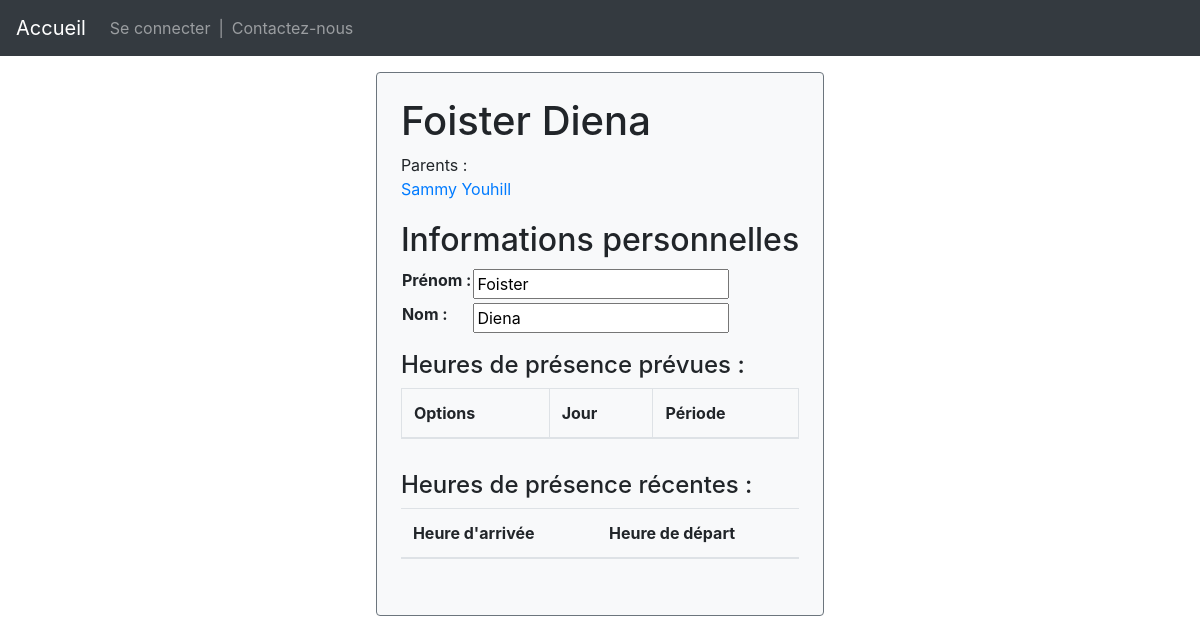
The page /enfant/6/ on the database its author committed.
### garderie/models.py (models this page shows, shortened)
class Child(models.Model):
	parent=models.ForeignKey(Parent, on_delete=models.DO_NOTHING, related_name='child_set')
	first_name=models.CharField(max_length=100, verbose_name="Prénom")
	last_name=models.CharField(max_length=100, verbose_name="Nom")
	second_parent=models.ForeignKey(Parent, on_delete=models.DO_NOTHING, related_name='child_set2', null=True)
	def __str__(self):
		return self.first_name+" "+self.last_name
	def get_full_name(self):
		return str(self)
	def recent_schedules(self):
		return self.schedule_set.filter(arrival__gte=datetime.today()-timedelta(days=30))

class Parent(models.Model):
	uid=models.OneToOneField(User, primary_key=True, on_delete=models.CASCADE)
	phone=PhoneNumberField(max_length=20, null=True, verbose_name="Téléphone")
	def __str__(self):
		return str(self.uid.get_full_name())
	def get_full_name(self):
		return str(self)

class User(AbstractBaseUser, PermissionsMixin):
	email = models.EmailField('Adresse mail', unique=True)
	first_name = models.CharField('Prénom', max_length=30, blank=True)
	last_name = models.CharField('Nom', max_length=30, blank=True)
	date_joined = models.DateTimeField('Date de création', auto_now_add=True)
	is_active = models.BooleanField('Actif', default=True)
	is_staff=models.BooleanField('Membre de l\'équipe', default=False)
	USERNAME_FIELD='email'
	REQUIRED_FIELDS=[]
	objects=UserManager()
	def get_full_name(self):
		return self.first_name+' '+self.last_name

### garderie/views/enfant.py (the view)
# urls.py: path('enfant/<int:pk>/', views.ChildProfileView.as_view(), name='child_profile'),
class ChildProfileView(generic.DetailView):
	model=Child
	template_name='garderie/child_profile.html'
	def get_context_data(self, **kwargs):
		context = super().get_context_data(**kwargs)
		context['schedule_form'] = NewPresenceForm(pk=self.kwargs['pk'])
		context['action']=reverse('schedule_register', kwargs={'pk':self.kwargs['pk']}) # même URL donc sûrement améliorable
		context['personal_data_form'] = ChildUpdateForm(instance=self.object)
		return context

### garderie/forms.py (shortened to what this page needs)
class NewPresenceForm(forms.ModelForm):
	class Meta:
		model = ExpectedPresence
		fields = ['day', 'period']
	def __init__(self, *args, **kwargs):
		self.child=Child.objects.get(pk=kwargs.pop('pk'))
		super().__init__(*args, **kwargs)

class ChildUpdateForm(forms.ModelForm):
	class Meta:
		model = Child
		fields = ['first_name', 'last_name']

### garderie/templates/garderie/child_profile.html (shortened to what this page needs)
{% extends 'garderie/base.html' %}
{% load static %}
{% block body %}
<div class="d-flex justify-content-center pt-3">
 <div class="bg-light p-4 border border-secondary rounded">
<h1>{{ child.get_full_name}}</h1>
<p>Parents : <br/>
	<a href="{% url 'parent_profile' child.parent.uid_id %}">  {{child.parent.get_full_name}}</a><br/>
</p>
<div class="pt-1">
	<h2>Informations personnelles</h2>
	<form action="{% url 'child_update' child.id  %}" method="post">
		<table>
		{{ personal_data_form.as_table }}
		</table>
	</form>
</div>
<div class="pt-3">
	<h4>Heures de présence prévues :</h4>
{% if child.expectedpresence_set %}
	<div>
		<table id="enfant_profile_presence_tab" class="table table-striped table-bordered">
			<thead>
				<th> Options </th>
				<th> Jour </th>
				<th> Période </th>
			</thead>
		</table>
	</div>
	{% else %}
		<p><i>Aucune plage horaire n'a été crée pour {{child.first_name}}.<br/>
		Créez un horaire d'accueil via le formulaire en bas de page.</i></p>
	{% endif %}
</div>
<div class="pt-3">
<h4>Heures de présence récentes :</h4>
{% if child.recent_schedules %}
<div>
	<table id="enfant_profile_recent_tab" class="table table-striped">
	<thead>
		<th> Heure d'arrivée </th>
		<th> Heure de départ </th>
	</thead>
	</table>
</div>
{% else %}
	<p></i>{{child.first_name}} n'a encore jamais été à la garderie.</p></i>
{% endif %}
</div>
<div class="pt-3">
</div>
</div>
</div>
{% endblock %}

### rows shown on the page
Child: get_full_name "Foister Diena", parent.get_full_name "Sammy Youhill", first_name "Foister", last_name "Diena"
